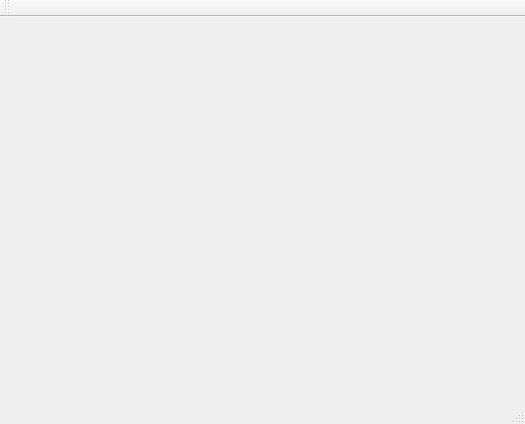
<?xml version="1.0" encoding="UTF-8"?>
<ui version="4.0">
 <class>MainWindow</class>
 <widget class="QMainWindow" name="MainWindow">
  <property name="geometry">
   <rect>
    <x>0</x>
    <y>0</y>
    <width>525</width>
    <height>424</height>
   </rect>
  </property>
  <property name="windowTitle">
   <string>MainWindow</string>
  </property>
  <widget class="QWidget" name="centralWidget"/>
  <widget class="QMenuBar" name="menuBar">
   <property name="geometry">
    <rect>
     <x>0</x>
     <y>0</y>
     <width>525</width>
     <height>22</height>
    </rect>
   </property>
  </widget>
  <widget class="QToolBar" name="mainToolBar">
   <attribute name="toolBarArea">
    <enum>TopToolBarArea</enum>
   </attribute>
   <attribute name="toolBarBreak">
    <bool>false</bool>
   </attribute>
  </widget>
  <widget class="QStatusBar" name="statusBar"/>
 </widget>
 <layoutdefault spacing="6" margin="11"/>
 <resources/>
 <connections/>
</ui>
